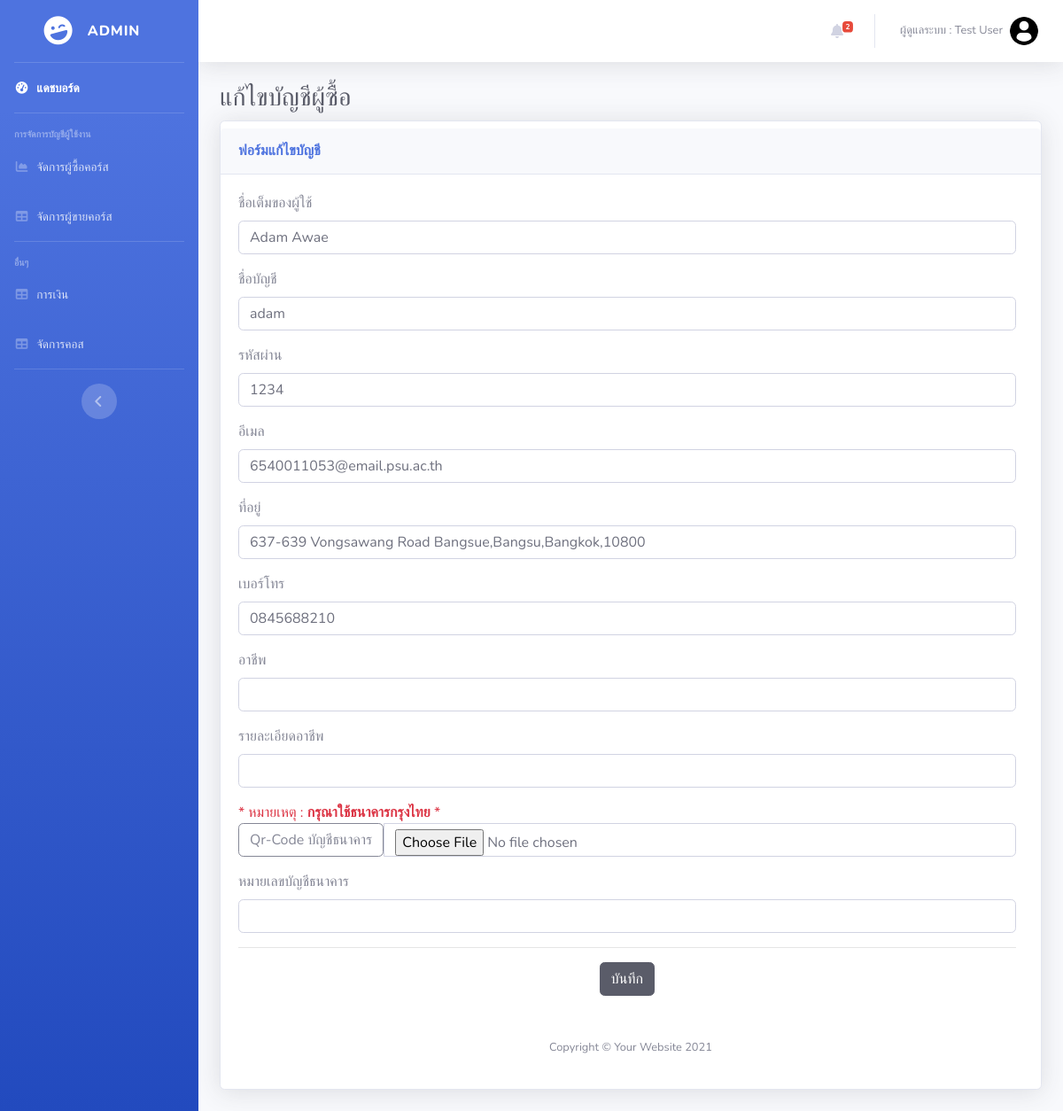
Page /admin2/edit_seller.php?id=4 (signed in) on the committed database.
### tables this page shows
CREATE TABLE `user` (
  `user_id` int(11) NOT NULL,
  `profile` varchar(100) NOT NULL,
  `user_username` varchar(20) NOT NULL,
  `user_password` varchar(20) NOT NULL,
  `user_fullname` varchar(50) NOT NULL,
  `user_email` varchar(50) NOT NULL,
  `user_address` varchar(100) NOT NULL,
  `tel` varchar(10) NOT NULL,
  `img_banking` varchar(50) DEFAULT NULL,
  `number_banking` varchar(15) DEFAULT NULL,
  `status_id` int(11) NOT NULL,
  `occupation` varchar(20) DEFAULT NULL,
  `detail` varchar(100) DEFAULT NULL
);

### admin2/edit_seller.php (the view, shortened to what this page needs)
<?php
    include("template/header.php");
    $id = $_GET['id'];
	$rsu = $conn->query("select * from user where user_id = '$id'");
    foreach($rsu as $row){
		$user_username = $row['user_username'];
		$user_password = $row['user_password'];
		$user_fullname = $row['user_fullname'];
		$emali = $row['user_email'];
		$address = $row['user_address'];
		$tel = $row['tel'];
        $img_banking = $row['img_banking'];
        $number_banking = $row['number_banking'];
        $occupation = $row['occupation'];
        $detail = $row['detail'];
    }
?>
<div class="container-fluid">
<h1 class="h3 mb-2 text-gray-800">แก้ไขบัญชีผู้ซื้อ</h1>
<div class="row">
    <div class="col-xl-12 col-md-12 mb-4">
        <div class="card shadow h-100 py-2">
        <div class="card-header py-3">
        <h6 class="m-0 font-weight-bold text-primary">ฟอร์มแก้ไขบัญชี</h6>
    </div>
            <div class="card-body">
                <div class="row no-gutters align-items-center">
                    <div class="col mr-2">
                    <form action="update_sell.php" method="post" enctype="multipart/form-data">
					<div class="mb-3">
						<label class="form-label">ชื่อเต็มของผู้ใช้</label>
						<input type="text" class="form-control" name="u_full" value="<?php echo $user_fullname;?>">
					</div>
					<div class="mb-3">
						<label class="form-label">ชื่อบัญชี </label>
						<input type="text" class="form-control" name="u_un" value="<?php echo $user_username;?>">
					</div>
					<div class="mb-3">
						<label class="form-label">รหัสผ่าน </label>
						<input type="text" class="form-control" name="u_p" value="<?php echo $user_password;?>">
					</div>
					<div class="mb-3">
						<label class="form-label">อีเมล </label>
						<input type="text" class="form-control" name="u_e" value="<?php echo $emali;?>">
					</div>
					<div class="mb-3">
						<label class="form-label">ที่อยู่ </label>
						<input type="text" class="form-control" name="u_a" value="<?php echo $address;?>">
					</div>
                    <div class="mb-3">
						<label class="form-label">เบอร์โทร </label>
						<input type="text" class="form-control" name="u_t" value="<?php echo $tel;?>">
					</div>
                    <div class="mb-3">
						<label class="form-label">อาชีพ </label>
						<input type="text" class="form-control" name="u_o" value="<?php echo $occupation;?>">
					</div>
                    <div class="mb-3">
						<label class="form-label">รายละเอียดอาชีพ </label>
						<input type="text" class="form-control" name="u_od" value="<?php echo $detail;?>">
					</div>
                    <font color="#dc3545"> * หมายเหตุ : <b>กรุณาใช้ธนาคารกรุงไทย</b> *</font><br>
					<div class="input-group mb-3">
					  <button class="btn btn-outline-secondary" type="button" id="inputGroupFileAddon03">Qr-Code บัญชีธนาคาร</button>
					  <input value="<?php echo $img_banking;?>" name="i_1" type="file" class="form-control" id="inputGroupFile03" aria-describedby="inputGroupFileAddon03" aria-label="Upload">
					</div>
                    <div class="mb-3">
						<label class="form-label">หมายเลขบัญชีธนาคาร </label>
						<input type="text" class="form-control" name="u_n" value="<?php echo $number_banking;?>">
					</div>
					<hr>
                    <center>
					<button type="submit" class="btn btn-dark">บันทึก</button>
                    </center>
				</form>
            </div>
            </div>
            </div>
<?php
    include("template/bottom.php");
?>

### admin2/template/header.php (shortened to what this page needs)
<?php
require("connect_db.php");
?>
<!DOCTYPE html>
<html lang="en">
<head>
    <link href="vendor/fontawesome-free/css/all.min.css" rel="stylesheet" type="text/css">
    <link href="css/sb-admin-2.min.css" rel="stylesheet">
    <link href="vendor/datatables/dataTables.bootstrap4.min.css" rel="stylesheet">
    <link rel="stylesheet" href="https://cdnjs.cloudflare.com/ajax/libs/font-awesome/6.5.1/css/all.min.css"
 />
</head>
<body id="page-top">
    <div id="wrapper">
        <ul class="navbar-nav bg-gradient-primary sidebar sidebar-dark accordion" id="accordionSidebar">
            <a class="sidebar-brand d-flex align-items-center justify-content-center" href="index.php">
                <div class="sidebar-brand-icon rotate-n-15">
                    <i class="fas fa-laugh-wink"></i>
                </div>
                <div class="sidebar-brand-text mx-3">Admin <sup></sup></div>
            </a>
            <hr class="sidebar-divider my-0">
            <li class="nav-item active">
                <a class="nav-link" href="index.php">
                    <i class="fas fa-fw fa-tachometer-alt"></i>
                    <span>แดชบอร์ด</span></a>
            </li>
            <hr class="sidebar-divider">
            <div class="sidebar-heading">
                การจัดการบัญชีผู้ใช้งาน
            </div>
            <li class="nav-item">
                <a class="nav-link" href="buyer.php">
                    <i class="fas fa-fw fa-chart-area"></i>
                    <span>จัดการผู้ซื้อคอร์ส</span></a>
            </li>
            <li class="nav-item">
                <a class="nav-link" href="seller.php">
                    <i class="fas fa-fw fa-table"></i>
                    <span>จัดการผู้ขายคอร์ส</span></a>
            </li>
            <hr class="sidebar-divider">
            <div class="sidebar-heading">
                อื่นๆ
            </div>
            <li class="nav-item">
                <a class="nav-link" href="finance.php">
                    <i class="fas fa-fw fa-table"></i>
                    <span>การเงิน</span></a>
            </li>
            <li class="nav-item">
                <a class="nav-link" href="../admin/list_product.php">
                    <i class="fas fa-fw fa-table"></i>
                    <span>จัดการคอส</span></a>
            </li>
            <hr class="sidebar-divider d-none d-md-block">
            <div class="text-center d-none d-md-inline">
                <button class="rounded-circle border-0" id="sidebarToggle"></button>
            </div>
        </ul>
        <div id="content-wrapper" class="d-flex flex-column">
            <div id="content">
                <nav class="navbar navbar-expand navbar-light bg-white topbar mb-4 static-top shadow">
                    <ul class="navbar-nav ml-auto">
                        <?php
                                                $countAlert = $conn->query("SELECT COUNT(*) AS total FROM notify");
                                                $row = $countAlert->fetch_assoc();
                                                $total = $row['total'];
                                                ?>
                        <li class="nav-item dropdown no-arrow mx-1">
                            <a class="nav-link dropdown-toggle" id="alertsDropdown" role="button" data-toggle="dropdown"
                                aria-haspopup="true" aria-expanded="false">
                                <i class="fas fa-bell fa-fw"></i>
                                <span class="badge badge-danger badge-counter"><?php echo $total;?> </span>
                            </a>
                        </li>
                        <?php
                            $user_id  =$_SESSION["admin_login"];
                            $rsud = $conn->query("select * from user where user_id = '$user_id'");
                            foreach($rsud as $row){
                                $user = $row['user_fullname'];
                            }
                        ?>
                        <li class="nav-item dropdown no-arrow">
                            <a class="nav-link dropdown-toggle" href="#" id="userDropdown" role="button"
                                data-toggle="dropdown" aria-haspopup="true" aria-expanded="false">
                                <span class="mr-2 d-none d-lg-inline text-gray-600 small">ผู้ดูแลระบบ
                                    : <?php echo $user;?></span>
                                <img class="img-profile rounded-circle" src="img/profile/profile-user.png">
                            </a>
                        </li>
                    </ul>
                </nav>

### rows in the picture
user: user_fullname "Test User"
user: u_full "Adam Awae", u_un "adam", u_p "1234", u_e "6540011053@email.psu.ac.th", u_a "637-639 Vongsawang Road Bangsue,Bangsu,Bangkok,10800", u_t "0845688210"

### other values in the picture
$total "2"
